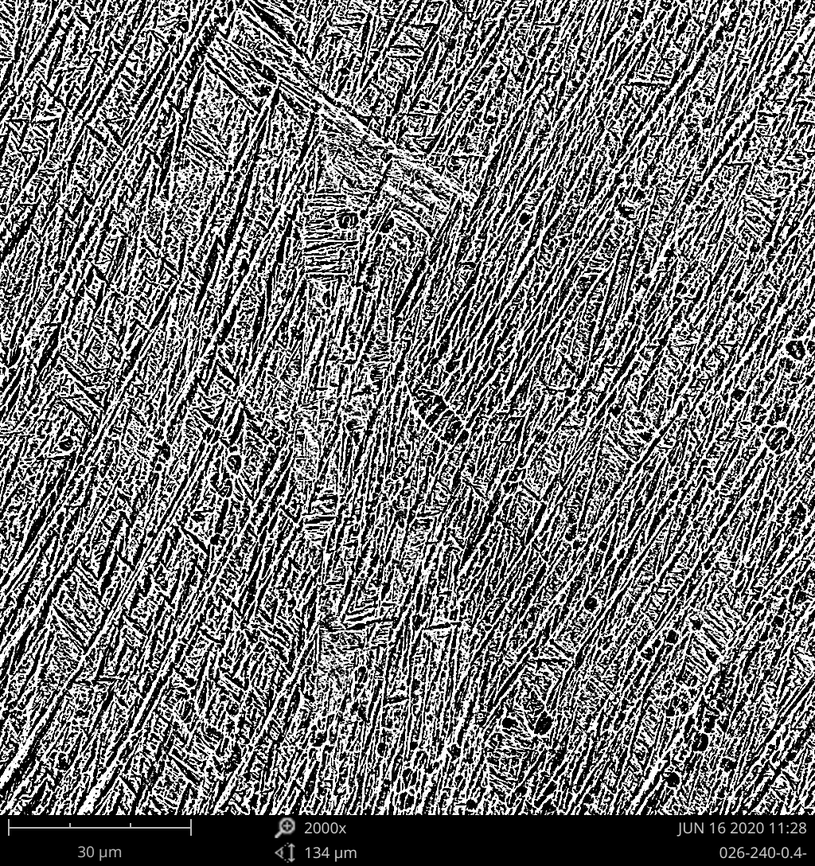
#> input picture Python_Study/DataProcessing/tiff_image_processing/meta_data/tiff_test.tiff, 815 x 866 px, shrunk from 1024 x 1088 before the run, found by its file name
$ python test.py
#> lines starting #> are read from the running program, lines starting #| are printed output that depends on the picture
# -*- coding: utf-8 -*-
import cv2

# 载入并显示图片
img = cv2.imread('DataProcessing\\tiff_image_processing\\meta_data\\tiff_test.tiff')
#> img is the input picture: shape (866, 815, 3); min 0, max 255, mean 115
cv2.imshow('1', img)

# 降噪（模糊处理用来减少瑕疵点）
result = cv2.blur(img, (8, 8))
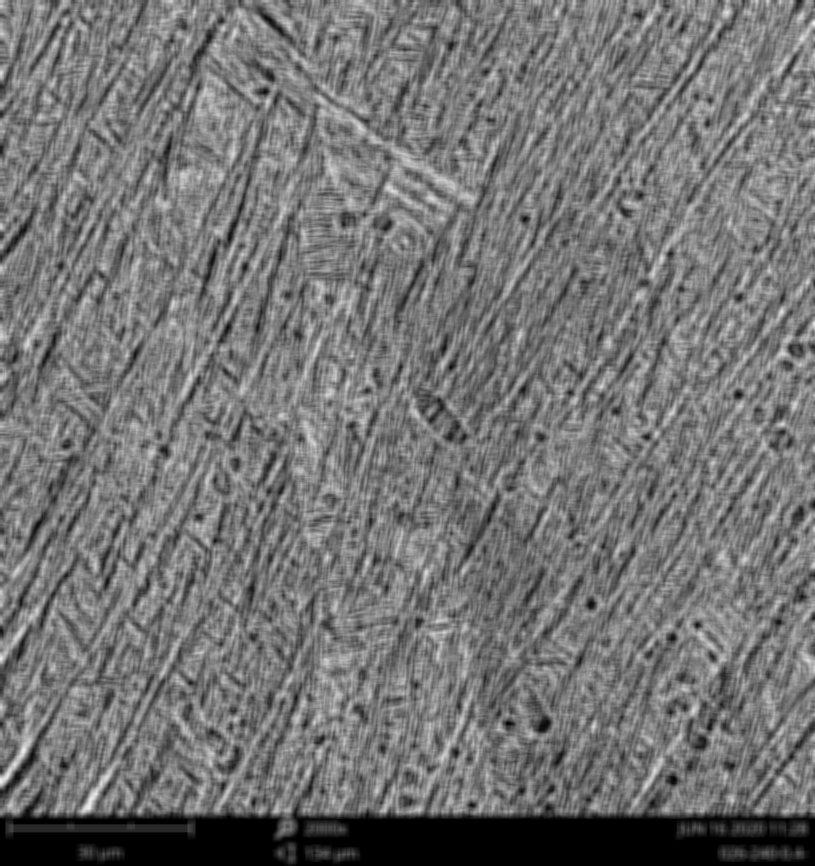
#> result: shape (866, 815, 3); min 0, max 244, mean 115.1
cv2.imshow('2', result)

# 灰度化,就是去色（类似老式照片）
gray = cv2.cvtColor(result, cv2.COLOR_BGR2GRAY)
# cv2.imshow('3', gray)

# param1的具体实现，用于边缘检测
canny = cv2.Canny(gray, 20, 80)
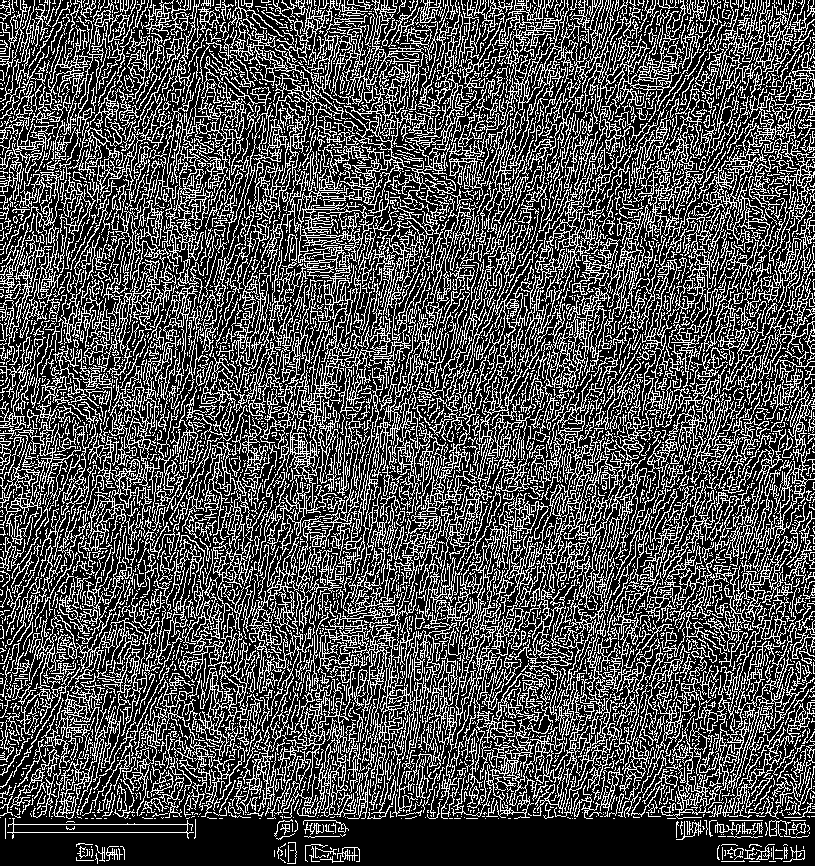
#> canny: shape (866, 815); 30.6% white in thin lines or dots
cv2.imshow('4', canny)

# # 霍夫变换圆检测
# circles = cv2.HoughCircles(gray, cv2.HOUGH_GRADIENT, 1, 50, param1=60, param2=30, minRadius=10, maxRadius=100)
# # 输出返回值，方便查看类型
# print(circles)
#
# # 输出检测到圆的个数
# print(len(circles[0]))
#
# print('-------------我是条分割线-----------------')
# # 根据检测到圆的信息，画出每一个圆
# for circle in circles[0]:
#     # 圆的基本信息
#     print(circle[2])
#     # 坐标行列(就是圆心)
#     x = int(circle[0])
#     y = int(circle[1])
#     # 半径
#     r = int(circle[2])
#     # 在原图用指定颜色圈出圆，参数设定为int所以圈画存在误差
#     img = cv2.circle(img, (x, y), r, (0, 0, 255), 1, 8, 0)
# # 显示新图像
# cv2.imshow('5', img)

# 按任意键退出
cv2.waitKey(0)
cv2.destroyAllWindows()
